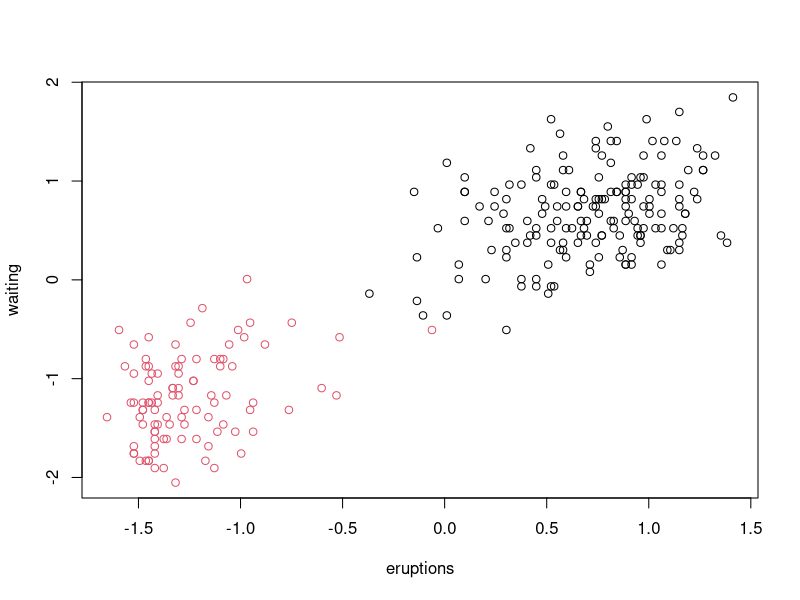

Reproduce this figure in R.
zfaithful <- apply(faithful, 2, scale)
# k-medoid
library("cluster")
cl2 <- pam(zfaithful, 2)
plot(zfaithful, col=cl2$clustering)
cl2$medoids
